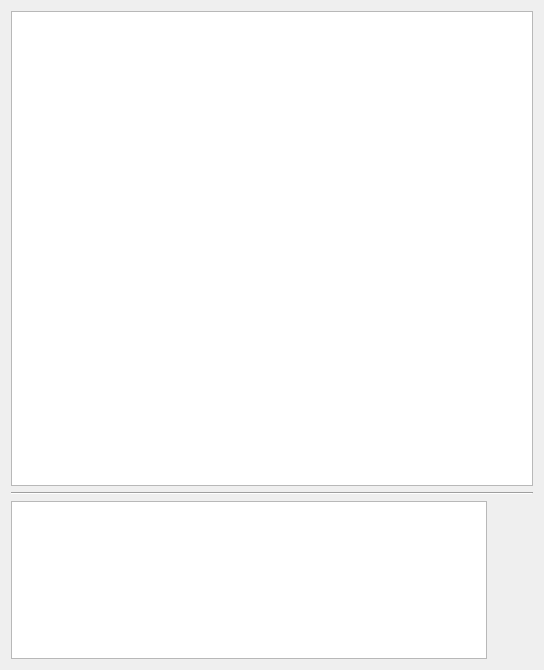
<?xml version="1.0" encoding="UTF-8"?>
<ui version="4.0">
 <class>chatDlg</class>
 <widget class="QDialog" name="chatDlg">
  <property name="windowModality">
   <enum>Qt::ApplicationModal</enum>
  </property>
  <property name="geometry">
   <rect>
    <x>0</x>
    <y>0</y>
    <width>544</width>
    <height>670</height>
   </rect>
  </property>
  <property name="cursor">
   <cursorShape>ArrowCursor</cursorShape>
  </property>
  <property name="focusPolicy">
   <enum>Qt::NoFocus</enum>
  </property>
  <property name="contextMenuPolicy">
   <enum>Qt::DefaultContextMenu</enum>
  </property>
  <property name="windowTitle">
   <string>微聊</string>
  </property>
  <property name="windowIcon">
   <iconset>
    <normaloff>C:/Users/HY-PC/.designer/pic/logo.jpg</normaloff>C:/Users/HY-PC/.designer/pic/logo.jpg</iconset>
  </property>
  <layout class="QGridLayout" name="gridLayout">
   <item row="0" column="0">
    <layout class="QVBoxLayout" name="verticalLayout" stretch="6,0,2">
     <item>
      <widget class="QTextBrowser" name="textBrowser">
       <property name="html">
        <string>&lt;!DOCTYPE HTML PUBLIC &quot;-//W3C//DTD HTML 4.0//EN&quot; &quot;http://www.w3.org/TR/REC-html40/strict.dtd&quot;&gt;
&lt;html&gt;&lt;head&gt;&lt;meta name=&quot;qrichtext&quot; content=&quot;1&quot; /&gt;&lt;style type=&quot;text/css&quot;&gt;
p, li { white-space: pre-wrap; }
&lt;/style&gt;&lt;/head&gt;&lt;body style=&quot; font-family:'SimSun'; font-size:9pt; font-weight:400; font-style:normal;&quot;&gt;
&lt;p style=&quot;-qt-paragraph-type:empty; margin-top:0px; margin-bottom:0px; margin-left:0px; margin-right:0px; -qt-block-indent:0; text-indent:0px;&quot;&gt;&lt;br /&gt;&lt;/p&gt;&lt;/body&gt;&lt;/html&gt;</string>
       </property>
      </widget>
     </item>
     <item>
      <widget class="Line" name="line">
       <property name="orientation">
        <enum>Qt::Horizontal</enum>
       </property>
      </widget>
     </item>
     <item>
      <layout class="QHBoxLayout" name="horizontalLayout">
       <item>
        <widget class="QTextEdit" name="sendTextEdit">
         <property name="font">
          <font>
           <family>Arial</family>
           <pointsize>36</pointsize>
          </font>
         </property>
         <property name="html">
          <string>&lt;!DOCTYPE HTML PUBLIC &quot;-//W3C//DTD HTML 4.0//EN&quot; &quot;http://www.w3.org/TR/REC-html40/strict.dtd&quot;&gt;
&lt;html&gt;&lt;head&gt;&lt;meta name=&quot;qrichtext&quot; content=&quot;1&quot; /&gt;&lt;style type=&quot;text/css&quot;&gt;
p, li { white-space: pre-wrap; }
&lt;/style&gt;&lt;/head&gt;&lt;body style=&quot; font-family:'Arial'; font-size:36pt; font-weight:400; font-style:normal;&quot;&gt;
&lt;p style=&quot;-qt-paragraph-type:empty; margin-top:0px; margin-bottom:0px; margin-left:0px; margin-right:0px; -qt-block-indent:0; text-indent:0px; font-weight:96;&quot;&gt;&lt;br /&gt;&lt;/p&gt;&lt;/body&gt;&lt;/html&gt;</string>
         </property>
        </widget>
       </item>
       <item>
        <layout class="QVBoxLayout" name="verticalLayout_2">
         <item>
          <widget class="QToolButton" name="fontButton">
           <property name="toolTip">
            <string>&lt;html&gt;&lt;head/&gt;&lt;body&gt;&lt;p&gt;&lt;span style=&quot; font-size:12pt; font-weight:600; color:#00aaff;&quot;&gt;设置字体&lt;/span&gt;&lt;/p&gt;&lt;/body&gt;&lt;/html&gt;</string>
           </property>
           <property name="text">
            <string/>
           </property>
           <property name="icon">
            <iconset>
             <normaloff>C:/Users/HY-PC/.designer/backup/pic/font.png</normaloff>C:/Users/HY-PC/.designer/backup/pic/font.png</iconset>
           </property>
           <property name="iconSize">
            <size>
             <width>32</width>
             <height>32</height>
            </size>
           </property>
           <property name="autoRaise">
            <bool>true</bool>
           </property>
          </widget>
         </item>
         <item>
          <widget class="QToolButton" name="colorButton">
           <property name="toolTip">
            <string>&lt;html&gt;&lt;head/&gt;&lt;body&gt;&lt;p&gt;&lt;span style=&quot; font-size:12pt; color:#00aaff;&quot;&gt;设置颜色&lt;/span&gt;&lt;/p&gt;&lt;/body&gt;&lt;/html&gt;</string>
           </property>
           <property name="text">
            <string/>
           </property>
           <property name="icon">
            <iconset>
             <normaloff>C:/Users/HY-PC/.designer/backup/pic/colours.png</normaloff>C:/Users/HY-PC/.designer/backup/pic/colours.png</iconset>
           </property>
           <property name="iconSize">
            <size>
             <width>32</width>
             <height>32</height>
            </size>
           </property>
           <property name="autoRaise">
            <bool>true</bool>
           </property>
          </widget>
         </item>
         <item>
          <widget class="QToolButton" name="SendButton">
           <property name="font">
            <font>
             <family>Bahnschrift SemiBold</family>
             <pointsize>16</pointsize>
             <weight>75</weight>
             <italic>false</italic>
             <bold>true</bold>
             <underline>false</underline>
             <strikeout>false</strikeout>
             <stylestrategy>PreferAntialias</stylestrategy>
            </font>
           </property>
           <property name="cursor">
            <cursorShape>PointingHandCursor</cursorShape>
           </property>
           <property name="mouseTracking">
            <bool>true</bool>
           </property>
           <property name="tabletTracking">
            <bool>true</bool>
           </property>
           <property name="toolTip">
            <string>&lt;html&gt;&lt;head/&gt;&lt;body&gt;&lt;p&gt;&lt;span style=&quot; font-size:12pt; color:#00aaff;&quot;&gt;发送&lt;/span&gt;&lt;/p&gt;&lt;/body&gt;&lt;/html&gt;</string>
           </property>
           <property name="text">
            <string/>
           </property>
           <property name="icon">
            <iconset>
             <normaloff>C:/Users/HY-PC/.designer/backup/pic/send.png</normaloff>C:/Users/HY-PC/.designer/backup/pic/send.png</iconset>
           </property>
           <property name="iconSize">
            <size>
             <width>32</width>
             <height>32</height>
            </size>
           </property>
           <property name="popupMode">
            <enum>QToolButton::DelayedPopup</enum>
           </property>
           <property name="autoRaise">
            <bool>true</bool>
           </property>
          </widget>
         </item>
         <item>
          <spacer name="verticalSpacer">
           <property name="orientation">
            <enum>Qt::Vertical</enum>
           </property>
           <property name="sizeHint" stdset="0">
            <size>
             <width>20</width>
             <height>40</height>
            </size>
           </property>
          </spacer>
         </item>
        </layout>
       </item>
      </layout>
     </item>
    </layout>
   </item>
  </layout>
  <zorder></zorder>
 </widget>
 <resources/>
 <connections/>
</ui>
